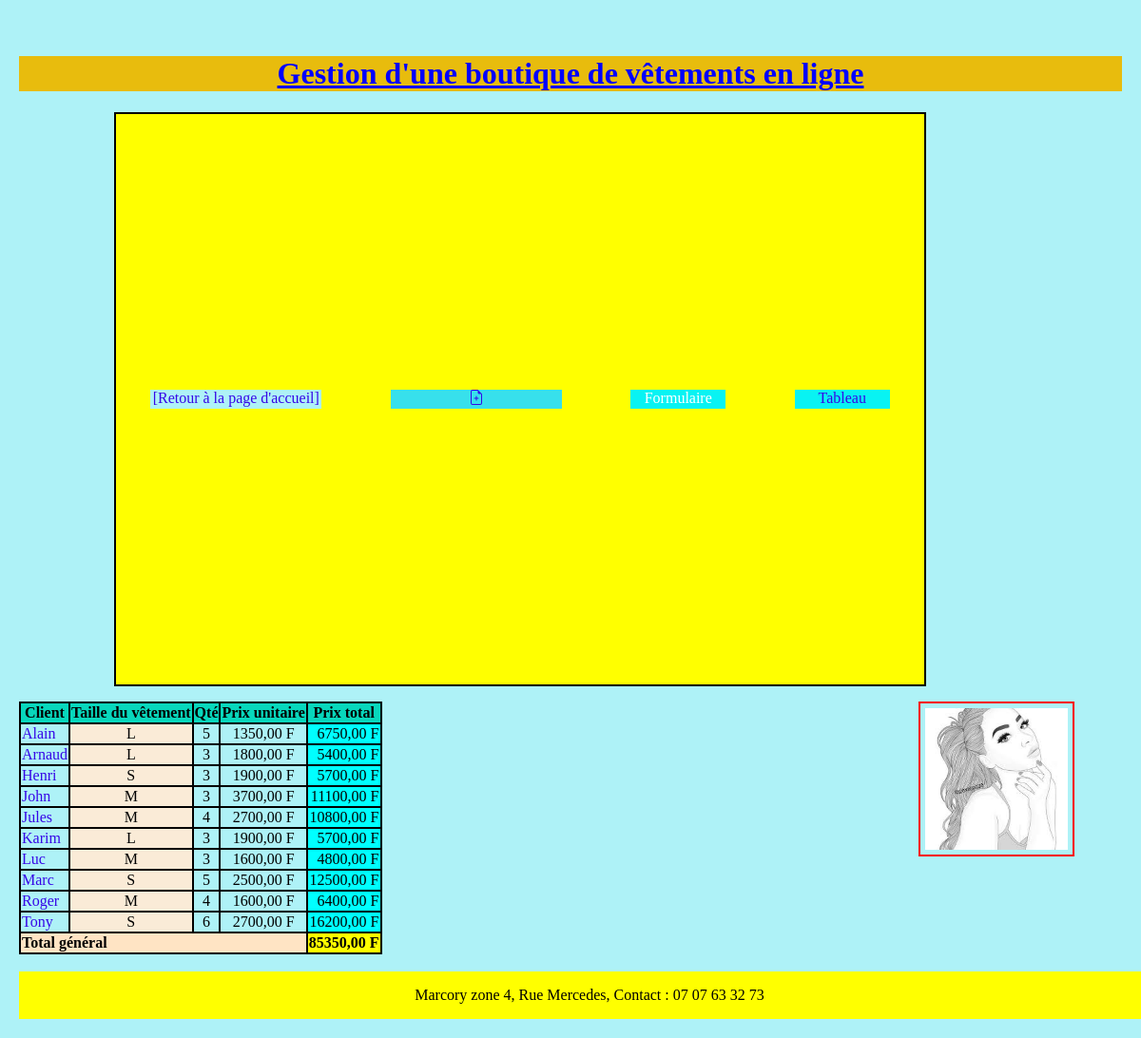
/proda/, run on an earlier commit of the app's database.
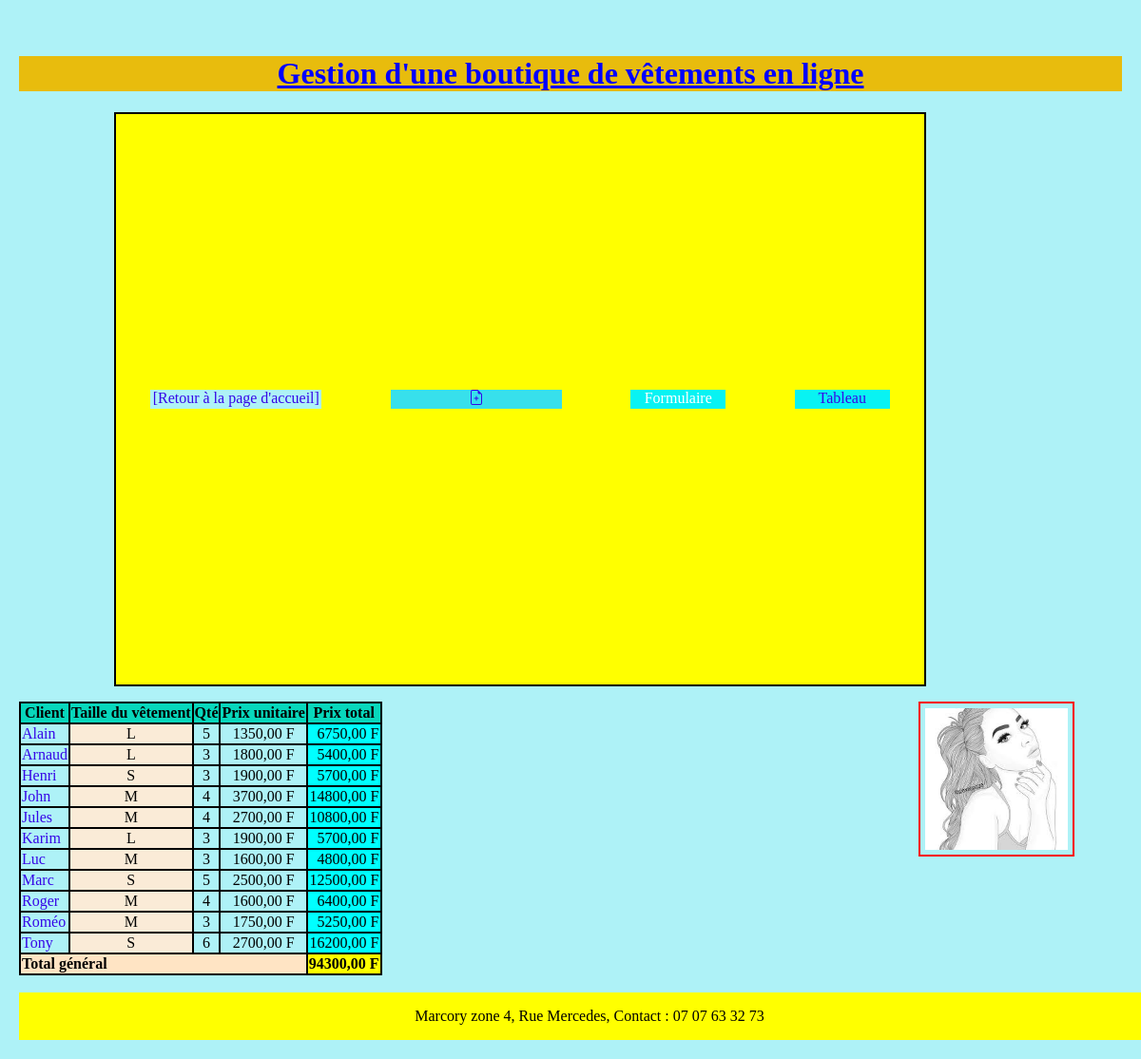
And on a later commit of the database.
### gestion/models.py (models this page shows, shortened)
class Person(models.Model):
    SHIRT_SIZES = {
        "S": "Small",
        "M": "Medium",
        "L": "Large"
    }
    name = models.CharField(max_length=60)
    shirt_size = models.CharField(max_length=1, choices=SHIRT_SIZES)
    qte = models.IntegerField(blank=True, default=0, null=True, verbose_name='quantité')
    prix = models.DecimalField(max_digits=10, decimal_places=2)
    def publish(self):
        prix_total = self.qte * self.prix
        return prix_total
        self.save()
    def general(self):
        som = 0
        for i in Person.objects.all():
            som = som + i.prix * i.qte
        return som

### gestion/views.py (the view)
# urls.py: path('proda/', views.prod_tablePlus, name='prod_tablePlus'),
def prod_tablePlus(request):
    prodas = Person.objects.all().order_by('name')
    prod = Person.objects.all()[1:2]
    return render(request, 'gestion/tableplus.html', {'prodas':prodas, 'prod':prod})

### gestion/templates/gestion/tableplus.html
{% extends "gestion/base.html" %}
{% block content %}
    <div class="Production">
        <table style="padding: 90px;">
            <thead>
                <tr style="border: 2px solid; background-color: rgb(8, 215, 188);">
                    <th>Client</th>
                    <th>Taille du vêtement</th>
                    <th>Qté</th>
                    <th>Prix unitaire</th>
                    <th>Prix total</th>
                </tr>
            </thead>
            {% for prod in prodas %}
            <tr>
                <td><a href="{% url 'prod_detail' pk=prod.pk %}">{{ prod.name }}</a></td>
                <td style="text-align: center;background-color: antiquewhite;">{{ prod.shirt_size }} </td>
                <td style="text-align: center;">{{ prod.qte }} </td>
                <td style="text-align: center;">{{ prod.prix }} F</td>
                <td style="text-align: right; background-color: aqua;">{{ prod.publish }} F</td>
            </tr>
            {% endfor %}
            {% for prodis in prod %}
            <tr>
                <td style="background-color: bisque;" colspan="4"><strong>Total général</strong></td>
                <td style="background-color: yellow;"><strong>{{ prodis.general }} F</strong></td>
            </tr>
            {% endfor %}
        </table>
    </div>
{% endblock %}

What changed in the data, as far as the page shows it:
changed Person "John": qte "3" → "4"; publish "11100,00" → "14800,00"
changed through a linked row, Person "Marc": general "85350,00" → "94300,00"
added Person: name "Roméo", shirt_size "M", qte "3", prix "1750,00", publish "5250,00", shown under "Gestion d'une boutique de vêtements en ligne"
